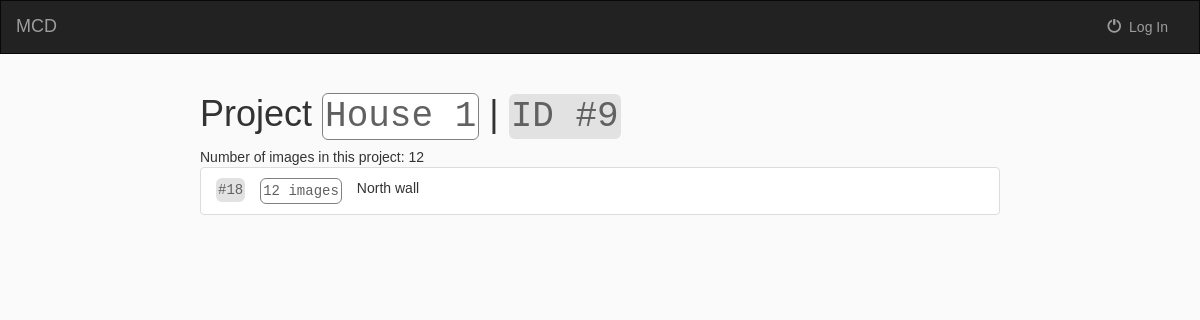
Before: /mcd/object/9/ with the older database file.
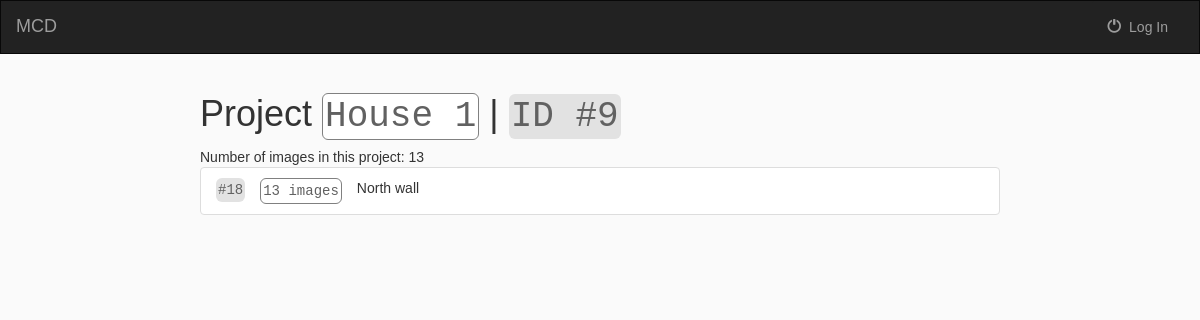
After: the same page with the newer database file.
### mcd/models.py (models this page shows, shortened)
class MCD_Project(models.Model):
    uploaded_by_user_id = models.ForeignKey(User, on_delete=models.CASCADE)
    title               = models.CharField(max_length=100, null=False, default="Untitled Object")
    latitude            = models.FloatField(null=True, blank=True)
    longitude           = models.FloatField(null=True, blank=True)
    placename           = models.CharField(max_length=100, null=True, blank=True)
    county              = CountryField(default=None, blank=True, blank_label='(select country)', multiple=True)
    address             = models.CharField(max_length=100, null=True, blank=True)
    postcode            = models.CharField(max_length=15, null=True, blank=True)
    num_records         = models.IntegerField(null=False, default=0)
    num_images          = models.IntegerField(null=False, default=0)

class MCD_Record(models.Model):
    title = models.CharField(max_length=100, null=False, default="Untitled Record")
    uploaded_by_user_id = models.ForeignKey(User, on_delete=models.CASCADE)
    project_id = models.ForeignKey(MCD_Project, default=1, on_delete=models.CASCADE)
    num_images = models.IntegerField(null=False, default=0)

### mcd/views.py (the view)
# urls.py: url(r'^object/(?P<pk>[0-9]+)/$', views.ObjectDetailsView.as_view(),
class ObjectDetailsView(generic.DetailView):
    model = MCD_Project
    context_object_name = 'project'
    template_name = 'mcd/detailed_project.html'
    """
        def get_context_data(self, **kwargs):
        # get current object primary key (id):
        current_object = self.kwargs['pk']
        # filter out the objects that have been uploaded by the current user:
        images_in_object = MCD_Photo_Analysis.objects.filter(project_id=current_object) \
            .values_list('project_id', flat=True).first()
        # return only the objects that match the current user logged in:
        # return MCD_Photo_Analysis.objects.filter(project_id=images_in_object)

        data = super().get_context_data(**kwargs)
        data['images_of_object'] = MCD_Photo_Analysis.objects.filter(project_id=images_in_object)
        return data
    """
    def get_context_data(self, **kwargs):
        current_object = self.kwargs['pk']
        records_in_project = MCD_Record.objects.filter(project_id=current_object) \
            .values_list('project_id', flat=True).first()
        data = super().get_context_data(**kwargs)
        data['records_in_project'] = MCD_Record.objects.filter(project_id=records_in_project)
        return data

### mcd/templates/mcd/detailed_project.html (shortened to what this page needs)
{% extends 'mcd/base.html' %}
{% block body %}
    <h1>Project <strong class="label-grey-outline">{{ project.title }}</strong> |
        <strong class="label-grey">ID #{{ project.id }}</strong></h1>
    Number of images in this project: {{ project.num_images }}
        <ul class="list-group">
        {% for record in records_in_project %}
                <li class="list-group-item">
                <div class="list-item-container">
                    <div class="list-item-first label-grey">
                        #{{ record.id }}
                    </div>
                    <div class="list-item label-grey-outline">
                        {{ record.num_images }} images
                    </div>
                    <div class="list-item">
                        <a href="{% url 'mcd:detailed_record' record.id %}">
                            {{ record.title }}
                        </a>
                    </div>
                </div>
                </li>
        {% endfor %}
        </ul>
{% endblock %}

Changed rows visible on the page:
changed MCD_Project "House 1": num_images "12" → "13"
changed MCD_Record "North wall": num_images "12" → "13"
